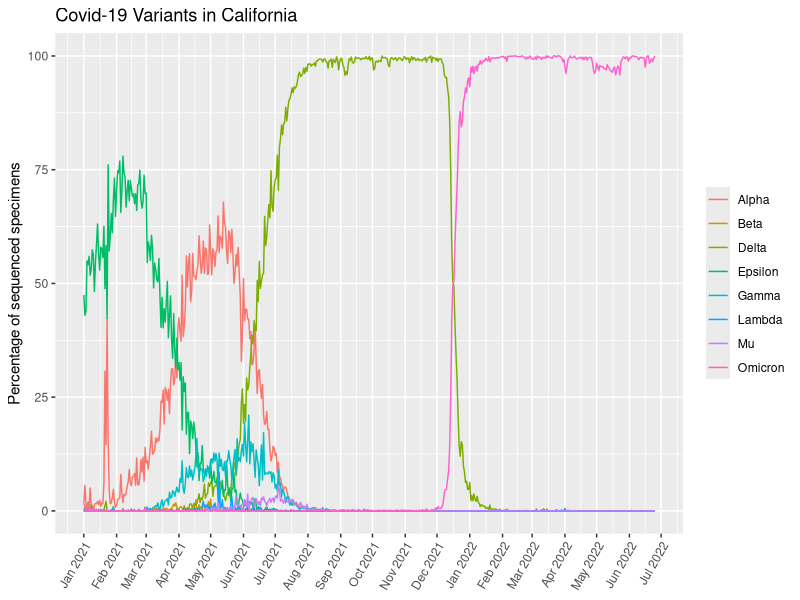

Reproduce this figure in R.
## ---- chunk 1
variants_data <- read.csv('covid19_variants.csv')
variants_data
## ---- chunk 2
no_total_and_other <- variants_data[variants_data$variant_name != "Total" & variants_data$variant_name != "Other",]
## ---- chunk 3
library(ggplot2)
## ---- chunk 4
ggplot(data=no_total_and_other, aes(x=as.Date(date), y=percentage, color=variant_name)) + # tell ggplot what data to us; also specify date is on the x-axis (converted from character to date format) and percentage is on  y-axis; color/group by variant
  geom_line() + # making a line graph/time series
  scale_x_date(date_labels = "%b %Y", date_breaks = "1 month") + # change date format to month/Year (e.g. Mar 2022)
  theme(axis.text.x=element_text(angle = 60, hjust = 1, vjust = 1), legend.title = element_blank()) + # set x-axis tick labels (dates) at an angle and re-position for easier reading; also remove title from variant legend
  xlab(NULL) + # remove x-axis label
  ylab("Percentage of sequenced specimens") + # change y-axis label
  ggtitle("Covid-19 Variants in California") # add graph title
